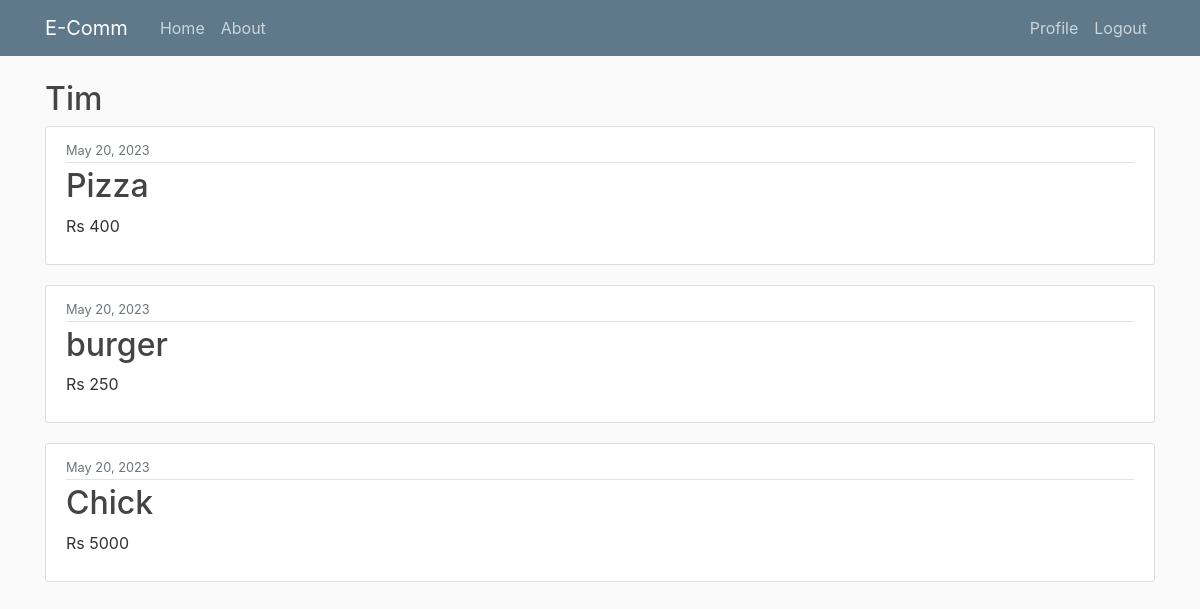
Screenshot of /vendors/7/ with the database file from the repository.
### store/models.py (models this page shows, shortened)
class Product(models.Model):
    user = models.ForeignKey(User, related_name='products', on_delete=models.CASCADE)
    category = models.ForeignKey(Category, related_name='products', on_delete=models.CASCADE)
    title = models.CharField(max_length=50)
    slug = models.SlugField(max_length=50)
    description = models.TextField(blank=True)
    price = models.IntegerField()
    no_of_items = models.IntegerField(default=1)
    image = models.ImageField(upload_to='uploads/product_images/', blank=True, null=True)
    thumbnail = models.ImageField(upload_to='uploads/product_images/thumbnails/', blank=True, null=True)
    created_at = models.DateTimeField(auto_now_add=True)
    updated_at = models.DateTimeField(auto_now=True)
    class Meta:
        ordering = ('-created_at',)                   # sets the products in the order they were created

### userprofile/views.py (the view)
# urls.py: path('vendors/<int:pk>/', views.vendor_detail, name='vendor_detail'),
def vendor_detail(request, pk):
    user = User.objects.get(pk=pk)
    return render(request, 'userprofile/vendor_detail.html', {
        'user':user
    })

### store/context_processors.py (called while the page is built)
def cart(request):
    return {'cart':Cart(request)}

### userprofile/templates/userprofile/vendor_detail.html
{% extends 'core/base.html' %}
{% block content %}
    <h2>{% firstof user.get_full_name user.username %}</h2>
    {%  for product in user.products.all %}
    <article class="media content-section">
        <div class="media-body">
          <div class="article-metadata">
            <small class="text-muted">{{ product.created_at|date:'F d, Y' }}</small>
          </div>
          <h2><a class="article-title" href="{% url 'product_detail' product.slug %}">{{ product.title }}</a></h2>
          <p class="article-content">Rs {{ product.price }}</p>
        </div>
      </article>
    {% endfor %}
{% endblock content %}

### core/static/core/main.css (style rules this page uses)
body { background: #fafafa; color: #333333; margin-top: 5rem; }
h1, h2, h3, h4, h5, h6 { color: #444444; }
.content-section { background: #ffffff; padding: 10px 20px; border: 1px solid #dddddd; border-radius: 3px; margin-bottom: 20px; }
.article-title { color: #444444; }
.article-content { white-space: pre-line; }
.article-metadata { padding-bottom: 1px; margin-bottom: 4px; border-bottom: 1px solid #e3e3e3 }

### rows the page displays
Product: created_at "May 20, 2023", title "Pizza", price "400"
Product: created_at "May 20, 2023", title "burger", price "250"
Product: created_at "May 20, 2023", title "Chick", price "5000"
